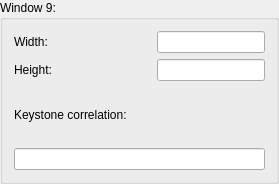
              <widget class="QGroupBox" name="groupBox_9">
               <property name="sizePolicy">
                <sizepolicy hsizetype="MinimumExpanding" vsizetype="MinimumExpanding">
                 <horstretch>0</horstretch>
                 <verstretch>0</verstretch>
                </sizepolicy>
               </property>
               <property name="minimumSize">
                <size>
                 <width>279</width>
                 <height>184</height>
                </size>
               </property>
               <property name="title">
                <string>Window 9:</string>
               </property>
               <layout class="QHBoxLayout" name="horizontalLayout_34">
                <item>
                 <layout class="QVBoxLayout" name="verticalLayout_11">
                  <property name="sizeConstraint">
                   <enum>QLayout::SetMinAndMaxSize</enum>
                  </property>
                  <item>
                   <layout class="QHBoxLayout" name="horizontalLayout_20">
                    <item>
                     <widget class="QLabel" name="label_29">
                      <property name="text">
                       <string>Width:  </string>
                      </property>
                      <property name="buddy">
                       <cstring>width1</cstring>
                      </property>
                     </widget>
                    </item>
                    <item>
                     <spacer name="horizontalSpacer_20">
                      <property name="orientation">
                       <enum>Qt::Horizontal</enum>
                      </property>
                      <property name="sizeHint" stdset="0">
                       <size>
                        <width>18</width>
                        <height>20</height>
                       </size>
                      </property>
                     </spacer>
                    </item>
                    <item>
                     <widget class="QLineEdit" name="width9"/>
                    </item>
                   </layout>
                  </item>
                  <item>
                   <layout class="QHBoxLayout" name="horizontalLayout_21">
                    <item>
                     <widget class="QLabel" name="label_30">
                      <property name="text">
                       <string>Height:</string>
                      </property>
                      <property name="buddy">
                       <cstring>height1</cstring>
                      </property>
                     </widget>
                    </item>
                    <item>
                     <spacer name="horizontalSpacer_21">
                      <property name="orientation">
                       <enum>Qt::Horizontal</enum>
                      </property>
                      <property name="sizeHint" stdset="0">
                       <size>
                        <width>18</width>
                        <height>20</height>
                       </size>
                      </property>
                     </spacer>
                    </item>
                    <item>
                     <widget class="QLineEdit" name="height9">
                      <property name="text">
                       <string/>
                      </property>
                     </widget>
                    </item>
                   </layout>
                  </item>
                  <item>
                   <widget class="QLabel" name="label_31">
                    <property name="text">
                     <string>Keystone correlation:</string>
                    </property>
                    <property name="buddy">
                     <cstring>keystone1</cstring>
                    </property>
                   </widget>
                  </item>
                  <item>
                   <widget class="QLineEdit" name="keystone9"/>
                  </item>
                 </layout>
                </item>
               </layout>
              </widget>
